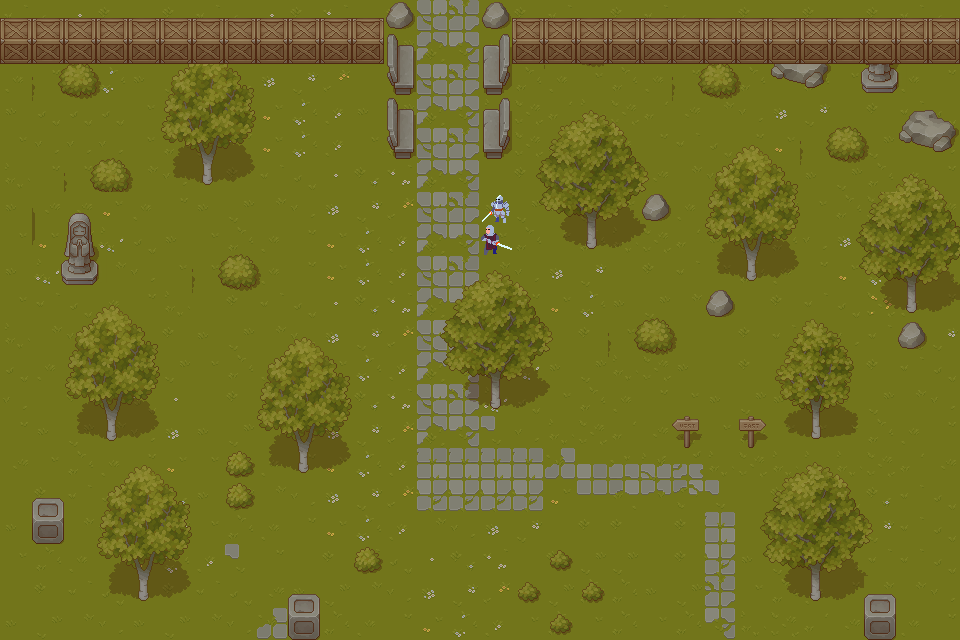

A 2D game scene composited from a Tiled map and its tileset images. What follows is a short description and the map's XML, with each tile layer's data collapsed to a summary:
An orthogonal 30x20 tile map with 32x32 px tiles, 2 tile layers (floor, props), 4 tilesets and 36 objects (32x WALL, 2x PLAYER_SPAWN, MAP_TRANSITION, NPC).

<map version="1.10" tiledversion="1.12.1" orientation="orthogonal" renderorder="left-up" width="30" height="20" tilewidth="32" tileheight="32" infinite="0" nextlayerid="6" nextobjectid="37">
 <tileset firstgid="1" name="rogues" tilewidth="32" tileheight="32" tilecount="49" columns="7">
  <image source="../tilesets/rogues.png" width="224" height="224" />
 </tileset>
 <tileset firstgid="50" name="TX Tileset Grass" tilewidth="32" tileheight="32" tilecount="64" columns="8">
  <image source="../tilesets/TX Tileset Grass.png" width="256" height="256" />
 </tileset>
 <tileset firstgid="114" name="TX Plant with Shadow" tilewidth="32" tileheight="32" tilecount="256" columns="16">
  <image source="../tilesets/TX Plant with Shadow.png" width="512" height="512" />
 </tileset>
 <tileset firstgid="370" name="TX Props with Shadow" tilewidth="32" tileheight="32" tilecount="256" columns="16">
  <image source="../tilesets/TX Props with Shadow.png" width="512" height="512" />
 </tileset>
 <layer id="1" name="floor" width="30" height="20">
  <data>[600 cells, 600 non-empty, 44 distinct tile ids]</data>
 </layer>
 <layer id="2" name="props" width="30" height="20">
  <data>[600 cells, 326 non-empty, 91 distinct tile ids]</data>
 </layer>
 <objectgroup id="4" name="gameplay">
  <object id="1" name="player_spawn" type="PLAYER_SPAWN" x="703.207" y="585.828" width="33.0795" height="35.2137" />
  <object id="2" name="transiionToCity" type="MAP_TRANSITION" x="414.028" y="-1.06708" width="67.2261" height="12.805">
   <properties>
    <property name="targetMap" value="cityCenter" />
    <property name="targetSpawn" value="entranceFromForest" />
   </properties>
  </object>
  <object id="3" name="entranceFromCity" type="PLAYER_SPAWN" x="417.229" y="27.7441" width="62.9578" height="36.2808" />
  <object id="4" type="NPC" x="476.985" y="187.806" width="41.6162" height="71.4945">
   <properties>
    <property name="dialogue" value="Oh hello, Traveler! | Hello guys, what are you doing here? | Nothing really important... | You know, we wanted to ask you to go to the City of the Forgotted Sanctuary. You know, the most beautiful city in this whole universe! | Hm... I'm new here. but I'll take a look. Thank you for your advice. | Yes, take a look traveler... | We got him, finally! I can't wait to see what's he gonna do to this bastard! | *what a silly knights...*" />
    <property name="name" value="The bunch of silly knights" />
   </properties>
  </object>
 </objectgroup>
 <objectgroup id="5" name="collision">
  <object id="5" type="WALL" x="2.13416" y="17.0733" width="380.948" height="46.9516" />
  <object id="6" type="WALL" x="60.8237" y="62.9578" width="37.3479" height="33.0795" />
  <object id="7" type="WALL" x="191.008" y="131.251" width="33.0795" height="58.6895" />
  <object id="8" type="WALL" x="96.0373" y="163.263" width="26.677" height="24.5429" />
  <object id="9" type="WALL" x="66.1591" y="215.55" width="26.677" height="65.092" />
  <object id="10" type="WALL" x="226.221" y="255.033" width="28.8112" height="29.8783" />
  <object id="11" type="WALL" x="98.1715" y="388.418" width="25.61" height="56.5553" />
  <object id="12" type="WALL" x="288.112" y="408.692" width="29.8783" height="68.2932" />
  <object id="13" type="WALL" x="226.221" y="450.308" width="23.4758" height="59.7566" />
  <object id="14" type="WALL" x="356.405" y="549.547" width="19.2075" height="21.3416" />
  <object id="15" type="WALL" x="289.179" y="594.364" width="28.8112" height="40.5491" />
  <object id="16" type="WALL" x="129.117" y="561.285" width="25.61" height="41.6162" />
  <object id="17" type="WALL" x="35.2137" y="508.998" width="25.61" height="33.0795" />
  <object id="18" type="WALL" x="868.604" y="600.767" width="22.4087" height="30.9454" />
  <object id="19" type="WALL" x="801.378" y="568.755" width="24.5429" height="36.2808" />
  <object id="20" type="WALL" x="679.731" y="426.833" width="13.8721" height="20.2746" />
  <object id="21" type="WALL" x="743.756" y="430.034" width="14.9391" height="18.1404" />
  <object id="22" type="WALL" x="803.512" y="401.223" width="19.2075" height="42.6833" />
  <object id="23" type="WALL" x="484.455" y="370.277" width="22.4087" height="42.6833" />
  <object id="24" type="WALL" x="576.224" y="223.02" width="28.8112" height="29.8783" />
  <object id="25" type="WALL" x="639.182" y="197.41" width="28.8112" height="23.4758" />
  <object id="26" type="WALL" x="707.475" y="290.246" width="26.677" height="25.61" />
  <object id="27" type="WALL" x="897.416" y="324.393" width="25.61" height="26.677" />
  <object id="28" type="WALL" x="642.383" y="325.46" width="27.7441" height="25.61" />
  <object id="29" type="WALL" x="739.488" y="240.093" width="22.4087" height="43.7503" />
  <object id="30" type="WALL" x="900.617" y="274.24" width="24.5429" height="45.8845" />
  <object id="31" type="WALL" x="830.19" y="126.983" width="32.0124" height="29.8783" />
  <object id="32" type="WALL" x="512.199" y="16.0062" width="446.04" height="43.7503" />
  <object id="33" type="WALL" x="703.207" y="69.3603" width="29.8783" height="25.61" />
  <object id="34" type="WALL" x="901.684" y="107.775" width="46.9516" height="46.9516" />
  <object id="35" type="WALL" x="772.567" y="64.0249" width="54.4212" height="21.3416" />
  <object id="36" type="WALL" x="860.068" y="64.0249" width="38.4149" height="26.677" />
 </objectgroup>
</map>
